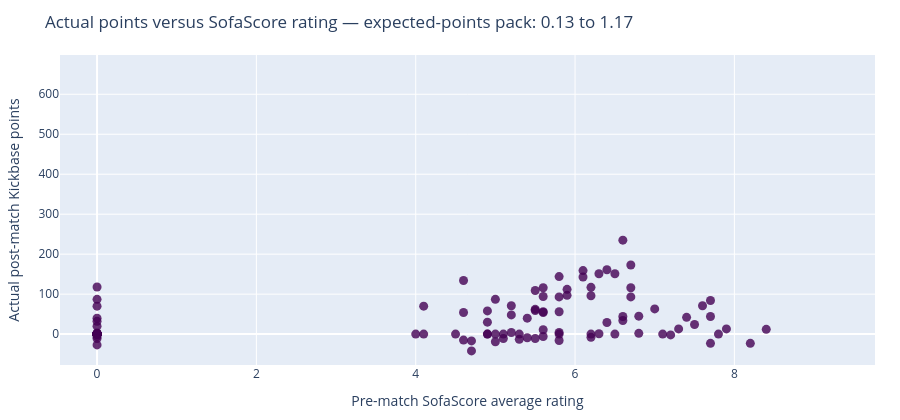
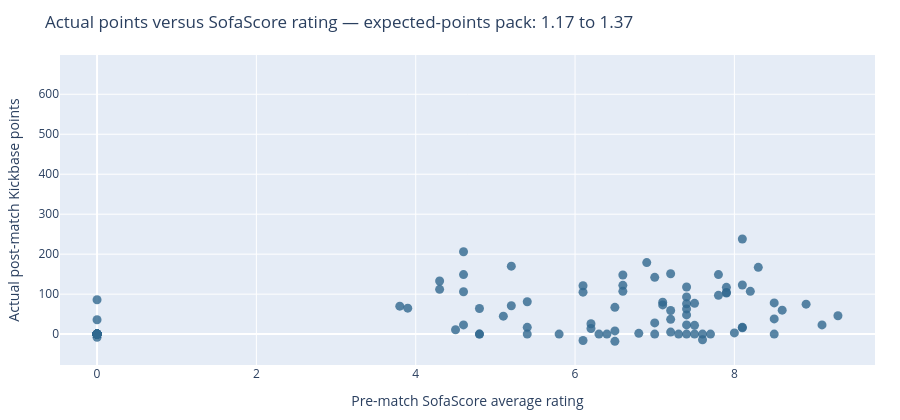
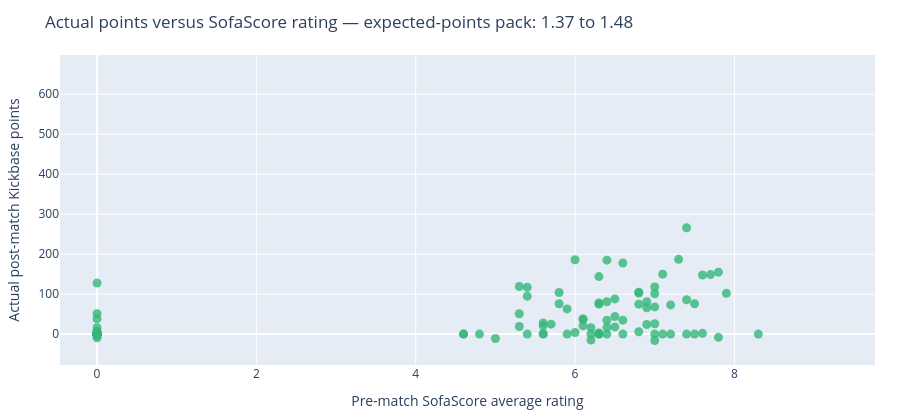
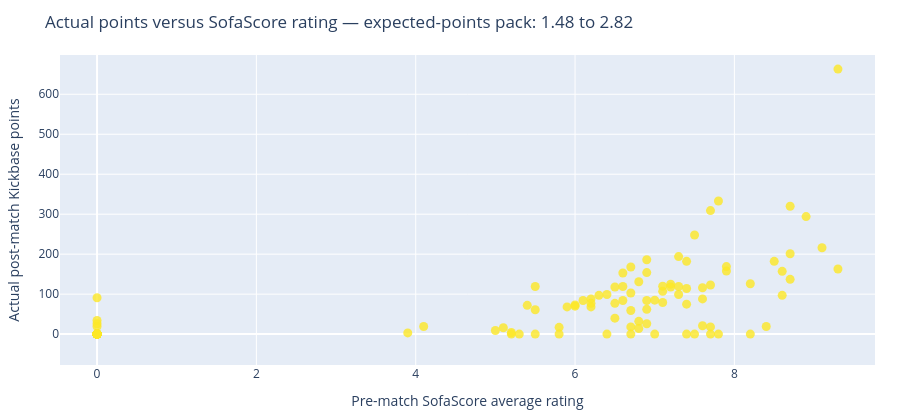

Notebook code cell kept with these figures, in order:
### Markdown cell above
## Actual points versus Kickbase percentile rating, grouped by expected match points

Each dot is one rostered player. The four charts split players into equal-sized packs based on pre-match, odds-derived expected match points. The horizontal axis is pre-match SofaScore average rating and the vertical axis is actual post-match Kickbase points. Shared axis ranges make the four packs directly comparable.

### Code cell
EXPECTED_POINTS_PACK_COLORS = ['#440154', '#31688e', '#35b779', '#fde725']
SCORE_RATING_ODDS_PLOT = ANALYSIS.copy()
SCORE_RATING_ODDS_PLOT['expected_points_pack'] = pd.qcut(
    SCORE_RATING_ODDS_PLOT['expected_match_points'], q=4, duplicates='drop'
)

def component_axis_range(values):
    minimum = float(values.min())
    maximum = float(values.max())
    padding = max((maximum - minimum) * 0.05, 0.1)
    return [minimum - padding, maximum + padding]

ACTUAL_POINTS_COMPONENT_RANGE = component_axis_range(SCORE_RATING_ODDS_PLOT['actual_points'])
RATING_COMPONENT_RANGE = component_axis_range(SCORE_RATING_ODDS_PLOT['sofascore_average_rating'])
EXPECTED_POINTS_PACKS = SCORE_RATING_ODDS_PLOT['expected_points_pack'].cat.categories

for pack_index, expected_points_pack in enumerate(EXPECTED_POINTS_PACKS):
    players_in_pack = SCORE_RATING_ODDS_PLOT.loc[
        SCORE_RATING_ODDS_PLOT['expected_points_pack'].eq(expected_points_pack)
    ]
    pack_label = f'{expected_points_pack.left:.2f} to {expected_points_pack.right:.2f}'
    score_rating_odds_figure = go.Figure(go.Scatter(
        x=players_in_pack['sofascore_average_rating'],
        y=players_in_pack['actual_points'],
        mode='markers',
        text=players_in_pack['name'],
        customdata=players_in_pack[[
            'expected_match_points', 'prediction', 'starting_chance',
            'ligainsider_chance', 'kickbase_chance', 'kicker_chance', 'rotowire_chance',
        ]],
        marker={'size': 9, 'opacity': 0.8, 'color': EXPECTED_POINTS_PACK_COLORS[pack_index]},
        hovertemplate=(
            '<b>%{text}</b><br>'
            'SofaScore average rating: %{x:.2f}<br>'
            'Actual post-match points: %{y:.2f}<br>'
            'Expected match points (odds): %{customdata[0]:.2f}<br>'
            'Raw pre-match score: %{customdata[1]:.2f}<br>'
            'Starting chance: %{customdata[2]:.2f}<br>'
            'LigaInsider chance: %{customdata[3]:.2f}<br>'
            'Kickbase chance: %{customdata[4]:.2f}<br>'
            'Kicker chance: %{customdata[5]:.2f}<br>'
            'RotoWire chance: %{customdata[6]:.2f}<extra></extra>'
        ),
    ))
    score_rating_odds_figure.update_layout(
        title=f'Actual points versus SofaScore rating — expected-points pack: {pack_label}',
        xaxis_title='Pre-match SofaScore average rating',
        yaxis_title='Actual post-match Kickbase points',
        height=420, margin={'l': 60, 'r': 25, 't': 55, 'b': 55},
    )
    score_rating_odds_figure.update_xaxes(range=RATING_COMPONENT_RANGE)
    score_rating_odds_figure.update_yaxes(range=ACTUAL_POINTS_COMPONENT_RANGE)
    score_rating_odds_figure.show()

### Figure 1 — Plotly figure (JSON) as saved in the notebook; plotly's stock layout.template omitted (floating-point values rounded to 4 significant figures; data arrays with more than 128 entries replaced by an {"elided": "..."} marker saying what was removed)
{"data": [{"customdata": {"elided": "122x7 float values"}, "hovertemplate": "<b>%{text}</b><br>SofaScore average rating: %{x:.2f}<br>Actual post-match points: %{y:.2f}<br>Expected match points (odds): %{customdata[0]:.2f}<br>Raw pre-match score: %{customdata[1]:.2f}<br>Starting chance: %{customdata[2]:.2f}<br>LigaInsider chance: %{customdata[3]:.2f}<br>Kickbase chance: %{customdata[4]:.2f}<br>Kicker chance: %{customdata[5]:.2f}<br>RotoWire chance: %{customdata[6]:.2f}<extra></extra>", "marker": {"color": "#440154", "opacity": 0.8, "size": 9}, "mode": "markers", "text": ["Jan Gyamerah", "Amara Condé", "Lukas Emanuel Petkov", "Lasse Günther", "Luca Pfeiffer", "Maximilian Rohr", "Felix Keidel", "Lukas Pinckert", "Luca Schnellbacher", "Noel Futkeu", "Lukasz Poreba", "Cole Campbell", "Francis Onyeka", "Florian Le Joncour", "Maurice Krattenmacher", "Frederik Schmahl", "Luca Sirch", "Tom Zimmerschied", "Noah Darvich", "David Mokwa", "Nicholas Mickelson", "Raif Adam", "Rani Khedira", "Marvin Friedrich", "Janik Haberer", "Oliver Burke", "Felix Uduokhai", "Frederik Rönnow", "Woo-Yeong Jeong", "Christopher Trimmel", "Tim Skarke", "Robert Skov", "Tom Rothe", "András Schäfer", "Carl Klaus", "Matheo Raab", "Derrick Köhn", "Stanley Nsoki", "Aljoscha Kemlein", "Josip Juranović", "Michel Aebischer", "Leopold Querfeld", "Livan Burcu", "Andrej Ilic", "Marin Ljubičić", "Emmanuel Latte Lath", "Linus Güther", "Zeno Van den Bosch", "Kastriot Imeri", "Sven Michel", "Felix Götze", "Raphael Obermair", "Oliver Batista Meier", "Tom Baack", "Steffen Tigges", "Marvin Pieringer", "Gabriel Vidović", "Stefano Marino", "Sebastian Klaas", "Marcel Hoffmeier", "Laurin Ulrich", "Laurin Curda", "Rayan Philippe", "Mattes Hansen", "Tjark Scheller", "Jano ter Horst", "Santiago Castañeda", "Jonah Sticker", "Nyamekye Awortwie-Grant", "Deniz Zeitler", "Luka Duric", "Ruben Müller", "Albert Frank Millgramm", "Clemens Lippmann", "Timur Gayret", "Willi Orban", "Lukas Klostermann", "Benjamin Henrichs", "Ridle  Baku", "Christoph Baumgartner", "David Raum", "Christopher Nkunku", "Rocco Reitz", "Brajan Gruda", "Marc Guiu", "Nicolas Seiwald", "Assan Ouédraogo", "Lukeba Castello Jr.", "Max Finkgräfe", "Johan Bakayoko", "Antonio Nusa", "Andrija Maksimović", "Tidiam Gomis", "Ezechiel Banzuzi", "Rômulo", "Neil El Aynaoui", "Abdoul Koné", "Maxime Estève", "Kevin Stöger", "Tim Kleindienst", "Robin Hack", "Nicolas Kühn", "Florian Neuhaus", "Philipp Sander", "Jens Castrop", "Joseph Scally", "Fabio Chiarodia", "Ko Itakura", "Enzo Leopold", "David Herold", "Lukas Ullrich", "Shuto Machino", "Franck Honorat", "Yukhym Konoplia", "Isac Lidberg", "Kevin Diks", "Wael Mohya", "Hugo Bolin", "Jan Leszczynski", "Zento Uno", "Daiki Hashioka", "Mathieu Nguefack"], "type": "scatter", "x": [5.2, 4.0, 6.2, 4.6, 0.0, 6.5, 6.7, 6.7, 6.2, 6.8, 5.9, 5.9, 6.3, 0.0, 8.4, 0.0, 5.6, 0.0, 4.9, 6.6, 0.0, 0.0, 4.7, 0.0, 5.8, 0.0, 5.2, 6.2, 5.8, 0.0, 8.2, 0.0, 6.4, 6.2, 0.0, 5.1, 0.0, 0.0, 5.0, 6.5, 4.6, 7.0, 5.3, 0.0, 4.9, 4.7, 0.0, 5.5, 0.0, 0.0, 0.0, 5.5, 5.8, 0.0, 6.3, 4.1, 5.6, 5.8, 0.0, 0.0, 5.5, 6.1, 5.5, 5.8, 5.6, 6.4, 6.6, 6.7, 0.0, 0.0, 0.0, 0.0, 0.0, 4.9, 0.0, 7.7, 0.0, 7.7, 7.9, 0.0, 7.6, 7.5, 0.0, 7.2, 0.0, 5.6, 7.1, 7.8, 0.0, 5.3, 7.7, 0.0, 7.4, 6.6, 0.0, 5.8, 0.0, 0.0, 5.4, 4.1, 5.1, 0.0, 0.0, 5.6, 0.0, 5.4, 0.0, 4.9, 0.0, 5.0, 6.1, 5.0, 7.3, 0.0, 4.6, 5.2, 5.6, 6.8, 0.0, 0.0, 0.0, 4.5], "y": [48.0, 0.0, 96.0, 54.0, 0.0, 151.0, 93.0, 173.0, 0.0, 2.0, 97.0, 112.0, 1.0, 0.0, 12.0, 0.0, 56.0, 0.0, 30.0, 34.0, 20.0, 0.0, -42.0, 0.0, 4.0, 0.0, 71.0, 117.0, -16.0, -27.0, -23.0, 0.0, 29.0, -8.0, 0.0, 0.0, -6.0, 0.0, -19.0, 0.0, -15.0, 63.0, -13.0, 0.0, 0.0, -17.0, 0.0, -11.0, 0.0, 0.0, 40.0, 62.0, 0.0, 32.0, 151.0, 70.0, 94.0, 144.0, 0.0, 0.0, 109.0, 159.0, 59.0, 93.0, 116.0, 161.0, 235.0, 116.0, 0.0, 0.0, 0.0, 0.0, 0.0, 0.0, 0.0, 84.0, 0.0, -23.0, 13.0, 0.0, 71.0, 24.0, 0.0, -2.0, 0.0, 11.0, 0.0, 0.0, 0.0, 0.0, 44.0, 3.0, 42.0, 44.0, 1.0, 56.0, 0.0, 70.0, -9.0, 0.0, -11.0, 0.0, 118.0, 54.0, 0.0, 40.0, 0.0, 58.0, 0.0, 0.0, 143.0, 87.0, 13.0, 0.0, 134.0, 4.0, -6.0, 45.0, 87.0, 0.0, -11.0, 0.0]}], "layout": {"height": 420, "margin": {"b": 55, "l": 60, "r": 25, "t": 55}, "title": {"text": "Actual points versus SofaScore rating — expected-points pack: 0.13 to 1.17"}, "xaxis": {"range": [-0.465, 9.765], "title": {"text": "Pre-match SofaScore average rating"}}, "yaxis": {"range": [-77.25, 698.2], "title": {"text": "Actual post-match Kickbase points"}}}}

### Figure 2 — Plotly figure (JSON) as saved in the notebook; plotly's stock layout.template omitted (floating-point values rounded to 4 significant figures; data arrays with more than 128 entries replaced by an {"elided": "..."} marker saying what was removed)
{"data": [{"customdata": {"elided": "111x7 float values"}, "hovertemplate": "<b>%{text}</b><br>SofaScore average rating: %{x:.2f}<br>Actual post-match points: %{y:.2f}<br>Expected match points (odds): %{customdata[0]:.2f}<br>Raw pre-match score: %{customdata[1]:.2f}<br>Starting chance: %{customdata[2]:.2f}<br>LigaInsider chance: %{customdata[3]:.2f}<br>Kickbase chance: %{customdata[4]:.2f}<br>Kicker chance: %{customdata[5]:.2f}<br>RotoWire chance: %{customdata[6]:.2f}<extra></extra>", "marker": {"color": "#31688e", "opacity": 0.8, "size": 9}, "mode": "markers", "text": ["Tim Boss", "Frank Lehmann", "Nicolas Kristof", "Markus Schubert", "Nahuel Noll", "Florian Pruhs", "Leopold Zingerle", "Örjan Nyland", "Maarten Vandevoordt", "Daniel Batz", "Moritz Nicolas", "Jan Olschowsky", "Emre Can", "Patrick Drewes", "Waldemar Anton", "Marcel Sabitzer", "Gregor Kobel", "Serhou Guirassy", "Alexander Meyer", "Nico Schlotterbeck", "Julian Ryerson", "Maximilian Beier", "Ramy Bensebaini", "Felix Nmecha", "Joey Veerman", "Filippo Mane", "Fábio Silva", "Carney Chukwuemeka", "Daniel Svensson", "Jobe Bellingham", "Samuele Inácio", "Luca Reggiani", "Justin Lerma", "Kauã Prates", "Joane Gadou", "Konstantinos Karetsas", "Giannis Konstantelias", "Ethan Nwaneri", "Daniel Heuer Fernandes", "Yussuf Poulsen", "Bakery Jatta", "Jordan Torunarigha", "Sebastiaan Bornauw", "Miro Muheim", "Nicolai Remberg", "Otto Stange", "Kofi Amoako", "Albert Sambi Lokonga", "Albert Grønbæk", "Alexander Røssing-Lelesiit", "Nicolás Capaldo", "Warmed Omari", "Shafiq Nandja", "Fábio Vieira", "Sander Tangvik", "Louis Lemke", "Zakaria El Ouahdi", "David Møller Wolfe", "Martin Adeline", "Patson Daka", "Bilal Nadir", "Terem Moffi", "Matthias Ginter", "Christian Günter", "Vincenzo Grifo", "Lukas Kübler", "Maximilian Eggestein", "Jannik Huth", "Anthony Jung", "Florian Müller", "Philipp Lienhart", "Jan-Niklas Beste", "Lucas Höler", "Patrick Osterhage", "Yannik Engelhardt", "Mio Backhaus", "Igor Matanović", "Derry Scherhant", "Philipp Treu", "Jordy Makengo", "Max Rosenfelder", "Berkay Yilmaz", "Bruno Ogbus", "Yuito Suzuki", "Cyriaque Irié", "Keisuke Goto", "Rihito Yamamoto", "Michael Gregoritsch", "Marius Wolf", "Jeffrey Gouweleeuw", "Finn Dahmen", "Yannik Keitel", "Arijon Ibrahimović", "Anton Kade", "Mert Kömür", "Robin Fellhauer", "Calvin Brackelmann", "Sima Suso", "Fabian Rieder", "Nediljko Labrović", "Noahkai Banks", "Chrislain Matsima", "Alexis Claude-Maurice", "Juma Bah", "Faik Sakar", "Hennes Behrens", "Han-Noah Massengo", "Rodrigo Ribeiro", "Uchenna Ogundu", "Tom Wisbereit", "Young-Woo Seol"], "type": "scatter", "x": [0.0, 0.0, 6.1, 6.4, 6.6, 0.0, 0.0, 0.0, 6.6, 0.0, 5.4, 0.0, 0.0, 0.0, 8.1, 8.1, 6.6, 8.9, 7.4, 7.8, 6.5, 7.2, 0.0, 8.3, 8.2, 7.7, 9.1, 7.6, 7.4, 7.8, 0.0, 0.0, 0.0, 7.5, 7.1, 7.2, 0.0, 7.4, 4.3, 4.6, 5.4, 4.3, 5.4, 0.0, 5.2, 4.8, 0.0, 4.8, 5.2, 0.0, 4.6, 0.0, 4.8, 4.6, 7.3, 6.2, 3.8, 3.9, 4.5, 5.1, 5.8, 4.6, 8.5, 0.0, 8.5, 7.5, 8.6, 0.0, 0.0, 0.0, 7.9, 7.4, 7.6, 0.0, 7.1, 6.2, 9.3, 8.1, 7.0, 7.9, 0.0, 0.0, 0.0, 6.9, 8.5, 8.0, 0.0, 8.1, 6.5, 0.0, 7.4, 6.5, 6.3, 0.0, 7.4, 6.1, 7.0, 0.0, 7.9, 0.0, 7.2, 7.5, 7.4, 0.0, 0.0, 7.0, 6.8, 7.2, 0.0, 0.0, 6.1], "y": [0.0, 0.0, 105.0, 0.0, 122.0, 0.0, 0.0, 0.0, 107.0, 0.0, 81.0, 0.0, 0.0, 0.0, 123.0, 17.0, 148.0, 75.0, 0.0, 149.0, 67.0, 151.0, 36.0, 167.0, 107.0, 0.0, 23.0, 0.0, 76.0, 97.0, 0.0, 0.0, 0.0, 0.0, 80.0, 59.0, 0.0, 63.0, 133.0, 149.0, 17.0, 112.0, 0.0, 0.0, 71.0, 0.0, 0.0, 64.0, 170.0, 0.0, 206.0, 86.0, 0.0, 106.0, 0.0, 14.0, 70.0, 65.0, 11.0, 45.0, 0.0, 23.0, 78.0, 0.0, 38.0, 22.0, 60.0, 0.0, 0.0, 0.0, 104.0, 93.0, -14.0, 0.0, 73.0, 26.0, 46.0, 238.0, 28.0, 117.0, 0.0, 0.0, 0.0, 179.0, 0.0, 3.0, 0.0, 16.0, 8.0, -8.0, 118.0, -18.0, 0.0, 0.0, 23.0, 121.0, 142.0, 0.0, 103.0, 0.0, 37.0, 77.0, 48.0, 0.0, 0.0, 0.0, 2.0, 5.0, 0.0, 0.0, -16.0]}], "layout": {"height": 420, "margin": {"b": 55, "l": 60, "r": 25, "t": 55}, "title": {"text": "Actual points versus SofaScore rating — expected-points pack: 1.17 to 1.37"}, "xaxis": {"range": [-0.465, 9.765], "title": {"text": "Pre-match SofaScore average rating"}}, "yaxis": {"range": [-77.25, 698.2], "title": {"text": "Actual post-match Kickbase points"}}}}

### Figure 3 — Plotly figure (JSON) as saved in the notebook; plotly's stock layout.template omitted (floating-point values rounded to 4 significant figures; data arrays with more than 128 entries replaced by an {"elided": "..."} marker saying what was removed)
{"data": [{"customdata": {"elided": "113x7 float values"}, "hovertemplate": "<b>%{text}</b><br>SofaScore average rating: %{x:.2f}<br>Actual post-match points: %{y:.2f}<br>Expected match points (odds): %{customdata[0]:.2f}<br>Raw pre-match score: %{customdata[1]:.2f}<br>Starting chance: %{customdata[2]:.2f}<br>LigaInsider chance: %{customdata[3]:.2f}<br>Kickbase chance: %{customdata[4]:.2f}<br>Kicker chance: %{customdata[5]:.2f}<br>RotoWire chance: %{customdata[6]:.2f}<extra></extra>", "marker": {"color": "#35b779", "opacity": 0.8, "size": 9}, "mode": "markers", "text": ["Maximilian Mittelstädt", "Grischa Prömel", "Dan-Axel Zagadou", "Nikolas Nartey", "Chris Führich", "Josha Vagnoman", "Atakan Karazor", "Fabian Bredlow", "Marius Funk", "Angelo Stiller", "Ermedin Demirović", "Jamie Leweling", "Jeff Chabot", "Tiago Tomás", "Dzenan Pejčinović", "Justin Diehl", "Dennis Seimen", "Deniz Undav", "Leonidas Stergiou", "Finn Jeltsch", "Leo Sauer", "Ramon Hendriks", "Ameen Al Dakhil", "Luca Jaquez", "Lorenz Assignon", "Bilal El Khannouss", "Yanik Spalt", "Janis Blaswich", "Mark Flekken", "Ron-Robert Zieler", "Luca Waldschmidt", "Marvin Schwäbe", "Timo Hübers", "Linton Maina", "Borna Sosa", "Tom Krauß", "Matthias Köbbing", "Marius Bülter", "Ellyes Skhiri", "Jan Thielmann", "Ragnar Ache", "Ísak Jóhannesson", "Luka Lochoshvili", "Said El Mala", "Joël Schmied", "Sebastian Sebulonsen", "Rav van den Berg", "Alessio Castro-Montes", "Jahmai Simpson-Pusey", "Gideon Mensah", "Paul Okon-Engstler", "Reigan Heskey", "Thijs Dallinga", "Mikey Moore", "Jens Grahl", "Timothy Chandler", "Mario Götze", "Robin Koch", "Jonathan Burkardt", "Ansgar Knauff", "Nnamdi Collins", "Ritsu Dōan", "Noah Atubolu", "Can Uzun", "Kauã Santos", "Farès Chaïbi", "Elias Baum", "Noël Aséko", "Oscar Højlund", "Younes Ebnoutalib", "Jeremiaha Maluze", "Keita Kosugi", "Love Arrhov", "Ayoube Amaimouni", "Malik Pimpong", "Otávio", "Raphael Onyedika", "Lilian Brassier", "Alexander Schwolow", "Robin Zentner", "Maximilian Kinzig", "Mitchell Weiser", "Niklas Stark", "Niclas Füllkrug", "Marco Friedl", "Amos Pieper", "Felix Agu", "Eren Sami Dinkçi", "Cédric Itten", "Keke Topp", "Justin Njinmah", "Ludovit Reis", "Markus Kolke", "Jens Stage", "Arthur", "Senne Lynen", "Olivier Deman", "Marco Grüll", "Chuki", "Karl Hein", "Alexander Schlager", "Dariusz Stalmach", "Mick Schmetgens", "Salim Amani Musah", "Moussa Ndiaye", "Kenny Quetant", "Darwin Soylu", "Oskar Wójcik", "Paul Erevbenagie", "Youri Regeer", "Loris Karius", "Kevin Müller", "Johannes Simon Siebeking"], "type": "scatter", "x": [7.8, 6.6, 0.0, 0.0, 7.0, 6.9, 0.0, 6.8, 0.0, 6.9, 7.0, 6.0, 7.4, 0.0, 5.6, 0.0, 0.0, 6.2, 0.0, 6.9, 7.8, 5.4, 0.0, 0.0, 0.0, 6.4, 4.8, 7.5, 6.3, 0.0, 0.0, 6.3, 0.0, 7.5, 0.0, 5.6, 0.0, 5.0, 7.0, 5.6, 5.8, 6.2, 5.3, 7.0, 0.0, 0.0, 0.0, 5.3, 5.8, 5.3, 5.9, 0.0, 6.1, 6.5, 0.0, 4.6, 7.6, 7.7, 7.6, 0.0, 0.0, 5.4, 6.4, 7.2, 6.2, 7.1, 6.5, 6.1, 0.0, 7.1, 8.3, 6.1, 4.6, 6.3, 6.3, 6.6, 5.6, 6.8, 7.9, 6.3, 0.0, 0.0, 0.0, 7.3, 6.6, 6.8, 0.0, 5.9, 6.4, 0.0, 0.0, 6.3, 0.0, 0.0, 5.4, 0.0, 7.0, 7.4, 6.4, 6.8, 7.4, 7.0, 6.4, 5.7, 0.0, 0.0, 0.0, 0.0, 7.2, 6.0, 6.5, 0.0, 0.0], "y": [155.0, 35.0, 0.0, -9.0, 26.0, 66.0, 0.0, 6.0, 0.0, 81.0, -16.0, 4.0, 86.0, 0.0, 1.0, 0.0, 0.0, -15.0, 0.0, 24.0, -8.0, 0.0, 0.0, 0.0, 0.0, 35.0, 0.0, 0.0, 144.0, 0.0, -4.0, 75.0, 0.0, 76.0, 7.0, 21.0, 0.0, -11.0, 118.0, 0.0, 104.0, 16.0, 119.0, 68.0, 0.0, 0.0, 0.0, 19.0, 76.0, 51.0, 0.0, 0.0, 37.0, 44.0, 0.0, 0.0, 2.0, 149.0, 148.0, 38.0, 16.0, 95.0, 81.0, 73.0, 0.0, 0.0, 18.0, 21.0, 4.0, 150.0, 0.0, 38.0, 0.0, 3.0, 0.0, 0.0, 28.0, 103.0, 102.0, 0.0, 0.0, 128.0, 0.0, 187.0, 178.0, 105.0, 0.0, 63.0, 0.0, 0.0, 0.0, 78.0, 0.0, 0.0, 117.0, 0.0, 101.0, 266.0, 185.0, 75.0, 0.0, 0.0, 17.0, 25.0, 0.0, 0.0, 0.0, 51.0, 0.0, 186.0, 88.0, 0.0, 0.0]}], "layout": {"height": 420, "margin": {"b": 55, "l": 60, "r": 25, "t": 55}, "title": {"text": "Actual points versus SofaScore rating — expected-points pack: 1.37 to 1.48"}, "xaxis": {"range": [-0.465, 9.765], "title": {"text": "Pre-match SofaScore average rating"}}, "yaxis": {"range": [-77.25, 698.2], "title": {"text": "Actual post-match Kickbase points"}}}}

### Figure 4 — Plotly figure (JSON) as saved in the notebook; plotly's stock layout.template omitted (floating-point values rounded to 4 significant figures; data arrays with more than 128 entries replaced by an {"elided": "..."} marker saying what was removed)
{"data": [{"customdata": {"elided": "116x7 float values"}, "hovertemplate": "<b>%{text}</b><br>SofaScore average rating: %{x:.2f}<br>Actual post-match points: %{y:.2f}<br>Expected match points (odds): %{customdata[0]:.2f}<br>Raw pre-match score: %{customdata[1]:.2f}<br>Starting chance: %{customdata[2]:.2f}<br>LigaInsider chance: %{customdata[3]:.2f}<br>Kickbase chance: %{customdata[4]:.2f}<br>Kicker chance: %{customdata[5]:.2f}<br>RotoWire chance: %{customdata[6]:.2f}<extra></extra>", "marker": {"color": "#fde725", "opacity": 0.8, "size": 9}, "mode": "markers", "text": ["Jonathan Tah", "Manuel Neuer", "Sven Ulreich", "Joshua Kimmich", "Serge Gnabry", "Dayot Upamecano", "Konrad Laimer", "Josip Stanišić", "Alphonso Davies", "Jamal Musiala", "Jonas Urbig", "Hiroki Ito", "Tom Bischof", "Nathaniel Brown", "Aleksandar Pavlović", "Kim Minjae", "Harry Kane", "Michael Olise", "Lennart Karl", "Luis Díaz", "Bara Sapoko Ndiaye", "Ismael Saibari", "Tim Binder", "Jonas Hofmann", "Robert Andrich", "Moussa Diaby", "Patrik Schick", "Edmond Tapsoba", "Malik Tillman", "Lucas Vázquez", "Miguel Gutiérrez", "Aleix García", "Tim Oermann", "Loïc Badé", "Ibrahim Maza", "Victor Boniface", "Nathan Tella", "Jarell Quansah", "Martin Terrier", "Christian Kofane", "Kennet Eichhorn", "Montrell Culbreath", "Ezequiél Fernández", "Eliesse Ben Seghir", "Guéla Doué", "Facundo Medina", "Afonso Moreira", "Oliver Baumann", "Andrej Kramarić", "Bernardo", "Ozan Kabak", "Tim Lemperle", "Luca Philipp", "Patrick Wimmer", "Fisnik Asllani", "Bambasé Conté", "Adam Hložek", "Max Moerstedt", "Albian Hajdari", "Alexander Prass", "Vladimír Coufal", "Robin Hranác", "Lúkas Petersson", "Valentin Gendrey", "Koki Machida", "Leon Avdullahu", "Cajetan Lenz", "Wouter Burger", "Adam Daghim", "Mats Rots", "Nathan De Cat", "Dominik Kohr", "Stefan Bell", "Danny Da Costa", "Nadiem Amiri", "Stefan Posch", "Phillip Tietz", "Philipp Mwene", "Lennard Maloney", "Jae-Sung Lee", "Sheraldo Becker", "Eric Martel", "Silas", "Paul Nebel", "Silvan Widmer", "Ransford Königsdörffer", "Anthony Caci", "Benedict Hollerbach", "Kaishu Sano", "Fabio Gruber", "Sota Kawasaki", "Kacper Potulski", "Otto Ruoppi", "Rael-Tshimbela Nakuzola", "Kenan Karaman", "Edin Džeko", "Finn Porath", "Hee-Chan Hwang", "Timo Becker", "Ron Schallenberg", "Soufiane El-Faouzi", "Dejan Ljubičić", "Janik Bachmann", "Éric Dina Ebimbe", "Hasan Kuruçay", "Junior Adamu", "Maximilian Wöber", "Robin Gosens", "Moussa Sylla", "Adrian Gantenbein", "Vitalie Becker", "Mert Can Ayhan", "Nikola Katic", "Luca Vozar", "Satoshi Tanaka", "Adil Aouchiche"], "type": "scatter", "x": [8.5, 6.9, 0.0, 9.1, 0.0, 8.6, 7.8, 7.9, 8.7, 7.8, 5.5, 0.0, 8.7, 6.8, 9.3, 7.6, 8.9, 9.3, 8.2, 7.6, 0.0, 7.4, 0.0, 0.0, 7.6, 7.1, 8.6, 7.3, 7.5, 6.7, 7.7, 8.7, 0.0, 7.7, 7.3, 0.0, 0.0, 7.4, 6.7, 8.4, 0.0, 0.0, 7.2, 0.0, 0.0, 7.7, 6.6, 5.4, 3.9, 0.0, 7.0, 5.8, 7.0, 6.5, 4.1, 6.4, 6.5, 5.5, 6.0, 0.0, 6.7, 0.0, 0.0, 0.0, 7.3, 6.7, 0.0, 6.8, 7.1, 6.8, 5.3, 0.0, 0.0, 6.7, 7.1, 6.3, 8.2, 6.9, 0.0, 7.4, 7.5, 0.0, 0.0, 0.0, 0.0, 7.7, 6.5, 0.0, 7.9, 7.2, 0.0, 6.2, 7.4, 0.0, 6.1, 6.0, 0.0, 0.0, 6.2, 5.0, 5.9, 6.4, 0.0, 5.5, 6.6, 5.8, 6.9, 6.9, 5.2, 0.0, 5.1, 5.2, 6.9, 0.0, 6.2, 6.6], "y": [182.0, 186.0, 0.0, 216.0, 34.0, 97.0, 0.0, 158.0, 320.0, 333.0, 0.0, 0.0, 201.0, 32.0, 163.0, 88.0, 294.0, 663.0, 0.0, 116.0, 0.0, 182.0, 0.0, 0.0, 21.0, 79.0, 157.0, 119.0, 0.0, 18.0, 309.0, 137.0, 0.0, 0.0, 194.0, 0.0, 0.0, 114.0, 0.0, 19.0, 0.0, 0.0, 125.0, 0.0, 0.0, 123.0, 84.0, 72.0, 3.0, 0.0, 85.0, 17.0, 0.0, 40.0, 19.0, 99.0, 77.0, 61.0, 70.0, 0.0, 103.0, 0.0, 0.0, 0.0, 99.0, 59.0, 0.0, 131.0, 120.0, 14.0, 0.0, 0.0, 0.0, 168.0, 107.0, 97.0, 126.0, 84.0, 19.0, 75.0, 248.0, 91.0, 0.0, 0.0, 0.0, 18.0, 118.0, 0.0, 169.0, 118.0, 0.0, 88.0, 0.0, 0.0, 84.0, 73.0, 0.0, 26.0, 77.0, 9.0, 68.0, 0.0, 0.0, 119.0, 153.0, 0.0, 26.0, 62.0, 4.0, 0.0, 16.0, 0.0, 154.0, 0.0, 68.0, 119.0]}], "layout": {"height": 420, "margin": {"b": 55, "l": 60, "r": 25, "t": 55}, "title": {"text": "Actual points versus SofaScore rating — expected-points pack: 1.48 to 2.82"}, "xaxis": {"range": [-0.465, 9.765], "title": {"text": "Pre-match SofaScore average rating"}}, "yaxis": {"range": [-77.25, 698.2], "title": {"text": "Actual post-match Kickbase points"}}}}
